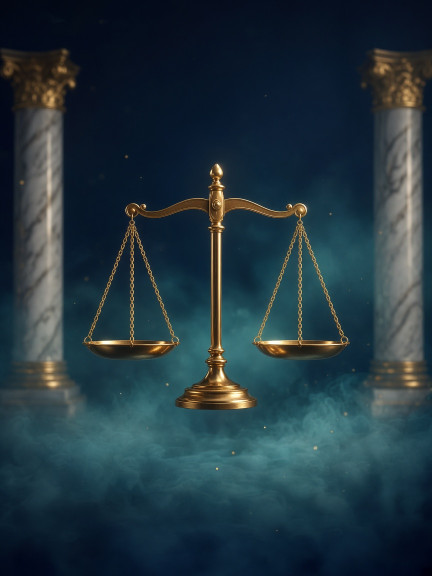
#> input picture assets/auth_login_hero.png, 864 x 1152 px (shown at 1/2 size)
$ python -i fit_play_screens.py   (imports and definitions only)
#> lines starting #> are read from the running program, lines starting #| are printed output that depends on the picture
#> further down, picture is the input picture: PIL image 864x1152 RGB; mean R, G, B 35.2, 54.6, 64
from pathlib import Path
from shutil import copy2
from PIL import Image, ImageDraw, ImageFont

ASSETS = Path(r'C:\Users\HP\.cursor\projects\d-FlutterProjects-eTribunals-etribunals\assets')
OUT = Path(__file__).resolve().parent
RAW = OUT / 'raw'
PHONE = OUT / 'phone_screenshots'
EXTRA = OUT / 'extra_screenshots'
# [3 lines not run here, left out]

# Play phone: JPEG/24-bit PNG, 320–3840px, longest/shortest ≤ 2. 1080×1920 is 9:16.
TARGET = (1080, 1920)
CREAM = (246, 243, 238)


def by_token(token: str) -> Path:
    hits = [p for p in ASSETS.glob('*.jpg') if token in p.name]
    if len(hits) != 1:
        raise SystemExit(f'expected 1 file for {token}, got {len(hits)}')
    return hits[0]


def to_play_phone(src: Image.Image) -> Image.Image:
    im = src.convert('RGB')
    w, h = im.size
#> w = 864; h = 1152
    need_h = int(round(w * 16 / 9))
#> need_h = 1536
    if h > need_h:
        extra = h - need_h
        top = int(extra * 0.12)
        im = im.crop((0, top, w, top + need_h))
    elif h < need_h:
        canvas = Image.new('RGB', (w, need_h), CREAM)
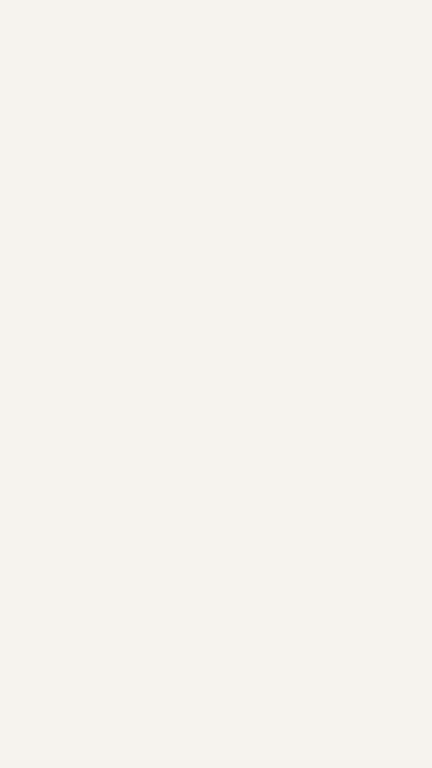
#> canvas: PIL image 864x1536 RGB (shown at 1/2 size); mean R, G, B 246, 243, 238
        canvas.paste(im, (0, 0))
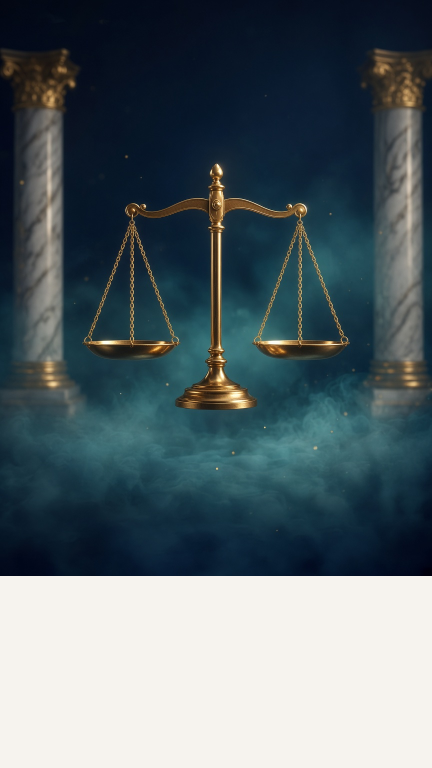
#> canvas: PIL image 864x1536 RGB (shown at 1/2 size); mean R, G, B 87.9, 101.7, 107.5
        im = canvas
    return im.resize(TARGET, Image.Resampling.LANCZOS)


def save_phone(src: Path, dest: Path):
    copy2(src, RAW / dest.name.replace('.png', '.jpg'))
    img = to_play_phone(Image.open(src))
    img.save(dest, 'PNG', optimize=True)
    w, h = img.size
    assert img.mode == 'RGB'
    assert 320 <= w <= 3840 and 320 <= h <= 3840
    assert max(w, h) / min(w, h) <= 2.0
    print(dest.name, w, h, round(max(w, h) / min(w, h), 3), dest.stat().st_size)


phone = [
    ('01_home.png', '16.27.40__1_'),
    ('02_tribunals.png', '16.27.40-cc50'),
    ('03_nclt_tools.png', '16.27.38__1_'),
    ('04_nclat_tools.png', '16.27.38-c847'),
    ('05_case_search.png', '16.27.39-031c'),
    ('06_case_results.png', '16.27.39__1_'),
    ('07_case_record.png', '16.27.37-e751'),
    ('08_ai_summarize.png', '16.27.27-a2d9'),
]
extra = [
    ('09_my_cases.png', '16.27.36-10a6'),
    ('10_order_pdf.png', '16.27.28-c0d3'),
    ('11_full_case.png', '16.27.34-aa1f'),
    ('12_proceedings.png', '16.27.29-991d'),
    ('13_application.png', '16.27.30-9842'),
]

# [9 lines not run here, left out]
# Feature graphic 1024×500 from the home header area.
# [1 line that did not run here, left out]
# [1 line that did not run here, left out]
# [1 line that did not run here, left out]
try:
    font = ImageFont.truetype('C:/Windows/Fonts/segoeuib.ttf', 28)
except OSError:
    font = ImageFont.load_default()
# [4 lines not run here, left out]

# Keep existing 512 icon; rewrite if missing.
icon = OUT / 'hi_res_icon_512.png'
# [4 lines not run here, left out]

>>> from PIL import Image
>>> picture = Image.open('../assets/auth_login_hero.png')
>>> result = to_play_phone(picture)
